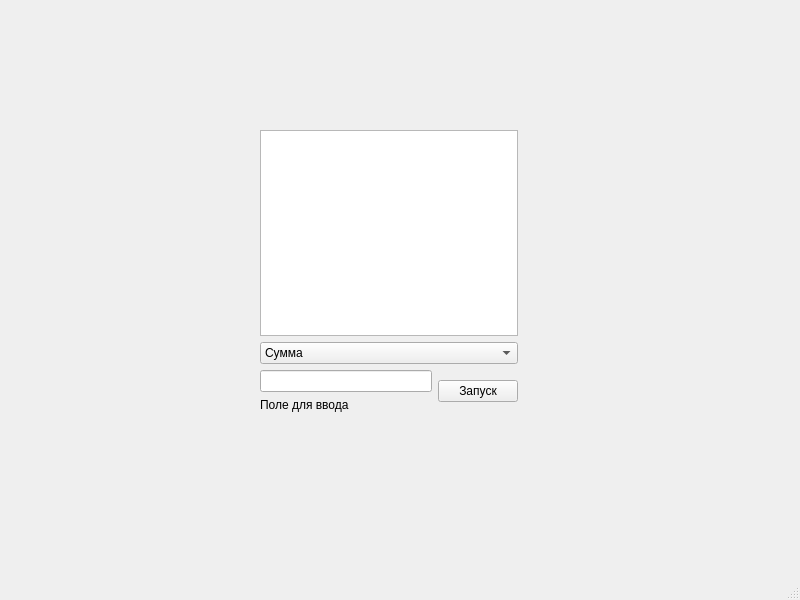
<?xml version="1.0" encoding="UTF-8"?>
<ui version="4.0">
 <class>numberK</class>
 <widget class="QMainWindow" name="numberK">
  <property name="geometry">
   <rect>
    <x>0</x>
    <y>0</y>
    <width>800</width>
    <height>600</height>
   </rect>
  </property>
  <property name="windowTitle">
   <string>numberK</string>
  </property>
  <widget class="QWidget" name="centralwidget">
   <widget class="QWidget" name="">
    <property name="geometry">
     <rect>
      <x>260</x>
      <y>130</y>
      <width>258</width>
      <height>282</height>
     </rect>
    </property>
    <layout class="QVBoxLayout" name="verticalLayout_3">
     <item>
      <widget class="QTextEdit" name="textEdit"/>
     </item>
     <item>
      <layout class="QVBoxLayout" name="verticalLayout_2">
       <item>
        <widget class="QComboBox" name="comboBox">
         <item>
          <property name="text">
           <string>Сумма</string>
          </property>
         </item>
         <item>
          <property name="text">
           <string>Произведение</string>
          </property>
         </item>
        </widget>
       </item>
       <item>
        <layout class="QHBoxLayout" name="horizontalLayout">
         <item>
          <layout class="QVBoxLayout" name="verticalLayout">
           <item>
            <widget class="QLineEdit" name="lineEdit"/>
           </item>
           <item>
            <widget class="QLabel" name="label">
             <property name="text">
              <string>Поле для ввода</string>
             </property>
            </widget>
           </item>
          </layout>
         </item>
         <item>
          <widget class="QPushButton" name="pushButton">
           <property name="text">
            <string>Запуск</string>
           </property>
          </widget>
         </item>
        </layout>
       </item>
      </layout>
     </item>
    </layout>
   </widget>
  </widget>
  <widget class="QMenuBar" name="menubar">
   <property name="geometry">
    <rect>
     <x>0</x>
     <y>0</y>
     <width>800</width>
     <height>21</height>
    </rect>
   </property>
  </widget>
  <widget class="QStatusBar" name="statusbar"/>
 </widget>
 <resources/>
 <connections/>
</ui>
